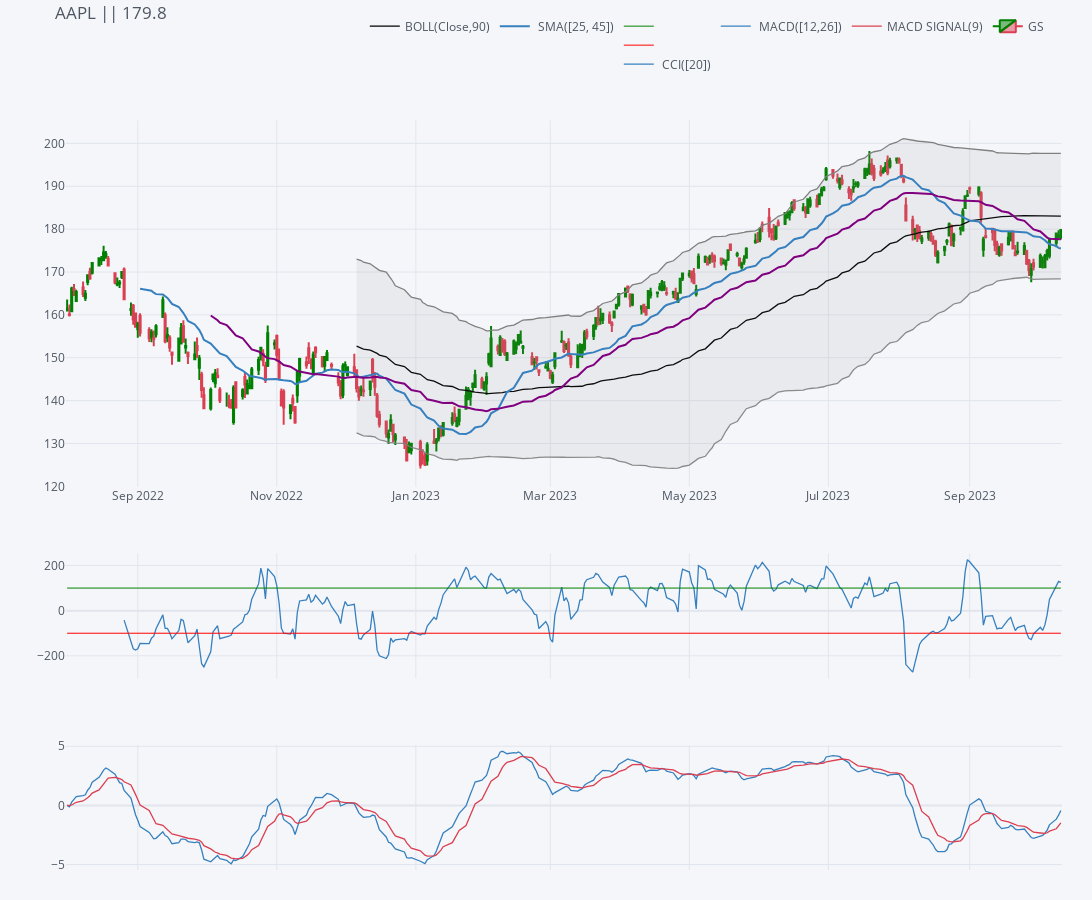

The cell this chart's notebook holds for it:
### Code cell
plotStockPrice('AAPL')

### Figure 1 — Plotly figure (JSON) as saved in the notebook; plotly's stock layout.template omitted (floating-point values rounded to 4 significant figures; data arrays with more than 128 entries replaced by an {"elided": "..."} marker saying what was removed)
{"data": [{"legendgroup": "BOLL(Close,90)", "line": {"color": "rgba(0, 0, 0, 1.0)", "dash": "solid", "shape": "linear", "width": 1.3}, "mode": "lines", "name": "BOLL(Close,90)", "showlegend": true, "text": "", "type": "scatter", "x": {"elided": "302 str values"}, "y": {"elided": "302 mixed values"}, "yaxis": "y2"}, {"legendgroup": "BOLL(Close,90)", "line": {"color": "rgba(128, 128, 128, 1.0)", "dash": "solid", "shape": "linear", "width": 1.3}, "mode": "lines", "name": "UPPER(Close,90)", "showlegend": false, "text": "", "type": "scatter", "x": {"elided": "302 str values"}, "y": {"elided": "302 mixed values"}, "yaxis": "y2"}, {"fill": "tonexty", "fillcolor": "rgba(128, 128, 128, 0.1)", "legendgroup": "BOLL(Close,90)", "line": {"color": "rgba(128, 128, 128, 0.8999999999999999)", "dash": "solid", "shape": "linear", "width": 1.3}, "mode": "lines", "name": "LOWER(Close,90)", "showlegend": false, "text": "", "type": "scatter", "x": {"elided": "302 str values"}, "y": {"elided": "302 mixed values"}, "yaxis": "y2"}, {"legendgroup": " SMA([25, 45])", "line": {"color": "rgba(55, 128, 191, 1.0)", "dash": "solid", "shape": "linear", "width": 2}, "mode": "lines", "name": " SMA([25, 45])", "showlegend": true, "text": "", "type": "scatter", "x": {"elided": "302 str values"}, "y": {"elided": "302 mixed values"}, "yaxis": "y2"}, {"legendgroup": " SMA([25, 45])", "line": {"color": "rgba(128, 0, 128, 1.0)", "dash": "solid", "shape": "linear", "width": 2}, "mode": "lines", "name": " SMA(45)", "showlegend": false, "text": "", "type": "scatter", "x": {"elided": "302 str values"}, "y": {"elided": "302 mixed values"}, "yaxis": "y2"}, {"legendgroup": " CCI([20])", "line": {"color": "rgba(55, 128, 191, 1.0)", "dash": "solid", "shape": "linear", "width": 1.3}, "mode": "lines", "name": " CCI([20])", "showlegend": true, "text": "", "type": "scatter", "x": {"elided": "302 str values"}, "y": {"elided": "302 mixed values"}, "yaxis": "y3"}, {"legendgroup": " CCI([20])", "line": {"color": "red", "width": 1}, "mode": "lines", "name": "", "showlegend": true, "text": "", "type": "scatter", "x": {"elided": "302 str values"}, "y": {"elided": "302 int values"}, "yaxis": "y3"}, {"legendgroup": " CCI([20])", "line": {"color": "green", "width": 1}, "mode": "lines", "name": "", "showlegend": true, "text": "", "type": "scatter", "x": {"elided": "302 str values"}, "y": {"elided": "302 int values"}, "yaxis": "y3"}, {"line": {"color": "rgba(55, 128, 191, 1.0)", "dash": "solid", "shape": "linear", "width": 1.3}, "mode": "lines", "name": " MACD([12,26])", "text": "", "type": "scatter", "x": {"elided": "302 str values"}, "y": {"elided": "302 float values"}, "yaxis": "y4"}, {"line": {"color": "rgba(219, 64, 82, 1.0)", "dash": "solid", "shape": "linear", "width": 1.3}, "mode": "lines", "name": "MACD SIGNAL(9)", "text": "", "type": "scatter", "x": {"elided": "302 str values"}, "y": {"elided": "302 float values"}, "yaxis": "y4"}, {"close": {"elided": "302 float values"}, "decreasing": {"line": {"color": "#db4052"}}, "high": {"elided": "302 float values"}, "increasing": {"line": {"color": "#008000"}}, "low": {"elided": "302 float values"}, "name": "GS", "open": {"elided": "302 float values"}, "showlegend": true, "type": "candlestick", "x": {"elided": "302 str values"}, "yaxis": "y2"}], "layout": {"height": 900, "legend": {"bgcolor": "#F5F6F9", "font": {"color": "#4D5663"}, "orientation": "h", "x": 0.3, "y": 0.95, "yanchor": "bottom"}, "margin": {"b": 30, "l": 30, "r": 30, "t": 30}, "paper_bgcolor": "#F5F6F9", "plot_bgcolor": "#F5F6F9", "showlegend": true, "title": {"font": {"color": "#4D5663"}, "text": "AAPL || 179.8"}, "width": 1800, "xaxis": {"anchor": "y2", "gridcolor": "#E1E5ED", "rangeselector": {"bgcolor": "rgba(150, 200, 250, 1)", "buttons": [{"count": 1, "label": "1m", "step": "month", "stepmode": "backward"}, {"count": 1, "label": "1y", "step": "year", "stepmode": "backward"}], "font": {"size": 13}, "visible": false, "x": 0, "y": 0.9}, "rangeslider": {"visible": false}, "showgrid": true, "tickfont": {"color": "#4D5663"}, "title": {"font": {"color": "#4D5663"}, "text": ""}, "zerolinecolor": "#E1E5ED"}, "yaxis": {"gridcolor": "#E1E5ED", "showgrid": true, "showticklabels": false, "tickfont": {"color": "#4D5663"}, "title": {"font": {"color": "#4D5663"}, "text": ""}, "zerolinecolor": "#E1E5ED"}, "yaxis2": {"domain": [0.46, 0.9], "gridcolor": "#E1E5ED", "showgrid": true, "tickfont": {"color": "#4D5663"}, "title": {"font": {"color": "#4D5663"}, "text": ""}, "zerolinecolor": "#E1E5ED"}, "yaxis3": {"domain": [0.23, 0.38], "gridcolor": "#E1E5ED", "showgrid": true, "tickfont": {"color": "#4D5663"}, "title": {"font": {"color": "#4D5663"}, "text": ""}, "zerolinecolor": "#E1E5ED"}, "yaxis4": {"domain": [0, 0.15], "gridcolor": "#E1E5ED", "showgrid": true, "tickfont": {"color": "#4D5663"}, "title": {"font": {"color": "#4D5663"}, "text": ""}, "zerolinecolor": "#E1E5ED"}}}
